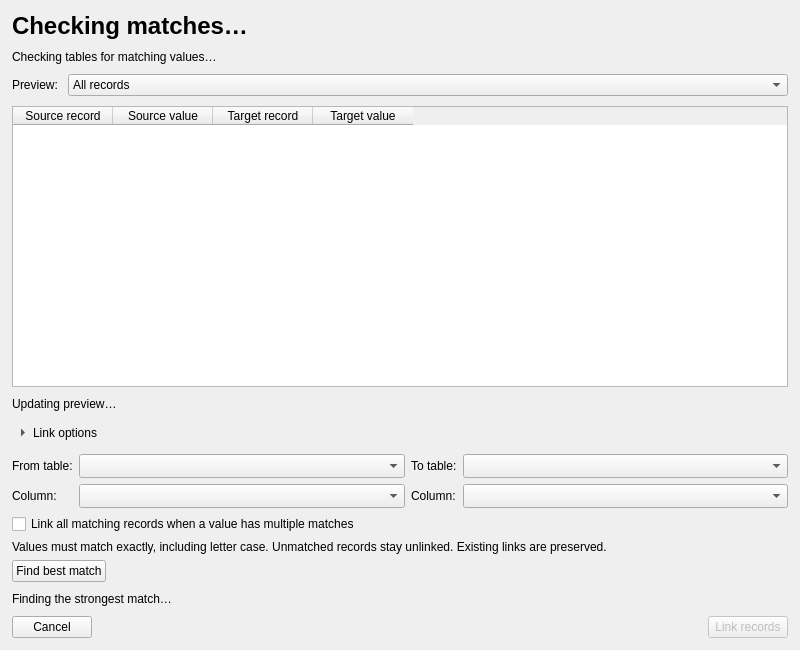
<?xml version='1.0' encoding='UTF-8'?>
<ui version="4.0">
 <class>dialog_link_tables</class>
 <widget class="QDialog" name="dialog_link_tables">
  <property name="geometry">
   <rect>
    <x>0</x>
    <y>0</y>
    <width>800</width>
    <height>650</height>
   </rect>
  </property>
  <property name="minimumSize">
   <size>
    <width>620</width>
    <height>600</height>
   </size>
  </property>
  <property name="windowTitle">
   <string>Link tables</string>
  </property>
  <property name="surfaceRole" stdset="0">
   <string>panel</string>
  </property>
  <layout class="QVBoxLayout" name="layout_link_tables" stretch="0,0,0,1,0,0,0,0,0">
   <property name="spacing">
    <number>10</number>
   </property>
   <property name="leftMargin">
    <number>12</number>
   </property>
   <property name="topMargin">
    <number>12</number>
   </property>
   <property name="rightMargin">
    <number>12</number>
   </property>
   <property name="bottomMargin">
    <number>12</number>
   </property>
   <item>
    <widget class="QLabel" name="label_match_coverage">
     <property name="font">
      <font>
       <pointsize>18</pointsize>
       <bold>true</bold>
      </font>
     </property>
     <property name="text">
      <string>Checking matches…</string>
     </property>
     <property name="wordWrap">
      <bool>true</bool>
     </property>
    </widget>
   </item>
   <item>
    <widget class="QLabel" name="label_match_summary">
     <property name="text">
      <string>Checking tables for matching values…</string>
     </property>
     <property name="textFormat">
      <enum>Qt::TextFormat::PlainText</enum>
     </property>
     <property name="wordWrap">
      <bool>true</bool>
     </property>
     <property name="textInteractionFlags">
      <set>Qt::TextInteractionFlag::TextSelectableByMouse</set>
     </property>
    </widget>
   </item>
   <item>
    <layout class="QHBoxLayout" name="layout_preview_filter" stretch="0,1">
     <item>
      <widget class="QLabel" name="label_preview_filter">
       <property name="text">
        <string>Preview:</string>
       </property>
       <property name="buddy">
        <cstring>combo_preview_filter</cstring>
       </property>
      </widget>
     </item>
     <item>
      <widget class="QComboBox" name="combo_preview_filter">
       <property name="accessibleName">
        <string>Preview records</string>
       </property>
       <item>
        <property name="text">
         <string>All records</string>
        </property>
       </item>
       <item>
        <property name="text">
         <string>Unmatched</string>
        </property>
       </item>
       <item>
        <property name="text">
         <string>Multiple matches</string>
        </property>
       </item>
      </widget>
     </item>
    </layout>
   </item>
   <item>
    <widget class="QTableWidget" name="table_match_preview">
     <property name="minimumSize">
      <size>
       <width>0</width>
       <height>160</height>
      </size>
     </property>
     <property name="editTriggers">
      <set>QAbstractItemView::EditTrigger::NoEditTriggers</set>
     </property>
     <property name="alternatingRowColors">
      <bool>true</bool>
     </property>
     <property name="selectionBehavior">
      <enum>QAbstractItemView::SelectionBehavior::SelectRows</enum>
     </property>
     <property name="gridRole" stdset="0">
      <string>subtle</string>
     </property>
     <column>
      <property name="text">
       <string>Source record</string>
      </property>
     </column>
     <column>
      <property name="text">
       <string>Source value</string>
      </property>
     </column>
     <column>
      <property name="text">
       <string>Target record</string>
      </property>
     </column>
     <column>
      <property name="text">
       <string>Target value</string>
      </property>
     </column>
    </widget>
   </item>
   <item>
    <widget class="QLabel" name="label_preview_count">
     <property name="text">
      <string>Updating preview…</string>
     </property>
    </widget>
   </item>
   <item>
    <widget class="QToolButton" name="button_link_options">
     <property name="text">
      <string>Link options</string>
     </property>
     <property name="checkable">
      <bool>true</bool>
     </property>
     <property name="toolButtonStyle">
      <enum>Qt::ToolButtonStyle::ToolButtonTextBesideIcon</enum>
     </property>
     <property name="autoRaise">
      <bool>true</bool>
     </property>
     <property name="arrowType">
      <enum>Qt::ArrowType::RightArrow</enum>
     </property>
    </widget>
   </item>
   <item>
    <widget class="QWidget" name="panel_link_options">
     <property name="visible">
      <bool>false</bool>
     </property>
     <layout class="QVBoxLayout" name="layout_link_options">
      <property name="leftMargin">
       <number>0</number>
      </property>
      <property name="topMargin">
       <number>0</number>
      </property>
      <property name="rightMargin">
       <number>0</number>
      </property>
      <property name="bottomMargin">
       <number>0</number>
      </property>
      <item>
       <layout class="QGridLayout" name="layout_matching" columnstretch="0,1,0,1">
        <item row="0" column="0">
         <widget class="QLabel" name="label_source_table">
          <property name="text">
           <string>From table:</string>
          </property>
          <property name="buddy">
           <cstring>combo_source_table</cstring>
          </property>
         </widget>
        </item>
        <item row="0" column="1">
         <widget class="QComboBox" name="combo_source_table">
          <property name="sizeAdjustPolicy">
           <enum>QComboBox::SizeAdjustPolicy::AdjustToMinimumContentsLengthWithIcon</enum>
          </property>
          <property name="minimumContentsLength">
           <number>14</number>
          </property>
         </widget>
        </item>
        <item row="0" column="2">
         <widget class="QLabel" name="label_target_table">
          <property name="text">
           <string>To table:</string>
          </property>
          <property name="buddy">
           <cstring>combo_target_table</cstring>
          </property>
         </widget>
        </item>
        <item row="0" column="3">
         <widget class="QComboBox" name="combo_target_table">
          <property name="sizeAdjustPolicy">
           <enum>QComboBox::SizeAdjustPolicy::AdjustToMinimumContentsLengthWithIcon</enum>
          </property>
          <property name="minimumContentsLength">
           <number>14</number>
          </property>
         </widget>
        </item>
        <item row="1" column="0">
         <widget class="QLabel" name="label_source_column">
          <property name="text">
           <string>Column:</string>
          </property>
          <property name="buddy">
           <cstring>combo_source_column</cstring>
          </property>
         </widget>
        </item>
        <item row="1" column="1">
         <widget class="QComboBox" name="combo_source_column">
          <property name="accessibleName">
           <string>Column in source table</string>
          </property>
          <property name="sizeAdjustPolicy">
           <enum>QComboBox::SizeAdjustPolicy::AdjustToMinimumContentsLengthWithIcon</enum>
          </property>
          <property name="minimumContentsLength">
           <number>14</number>
          </property>
         </widget>
        </item>
        <item row="1" column="2">
         <widget class="QLabel" name="label_target_column">
          <property name="text">
           <string>Column:</string>
          </property>
          <property name="buddy">
           <cstring>combo_target_column</cstring>
          </property>
         </widget>
        </item>
        <item row="1" column="3">
         <widget class="QComboBox" name="combo_target_column">
          <property name="accessibleName">
           <string>Column in target table</string>
          </property>
          <property name="sizeAdjustPolicy">
           <enum>QComboBox::SizeAdjustPolicy::AdjustToMinimumContentsLengthWithIcon</enum>
          </property>
          <property name="minimumContentsLength">
           <number>14</number>
          </property>
         </widget>
        </item>
       </layout>
      </item>
      <item>
       <widget class="QCheckBox" name="check_accept_multiple">
        <property name="text">
         <string>Link all matching records when a value has multiple matches</string>
        </property>
       </widget>
      </item>
      <item>
       <widget class="QLabel" name="label_matching_rules">
        <property name="text">
         <string>Values must match exactly, including letter case. Unmatched records stay unlinked. Existing links are preserved.</string>
        </property>
        <property name="wordWrap">
         <bool>true</bool>
        </property>
       </widget>
      </item>
      <item alignment="Qt::AlignmentFlag::AlignLeft">
       <widget class="QPushButton" name="button_detect_match">
        <property name="toolTip">
         <string>Check both linking directions for the originally selected table.</string>
        </property>
        <property name="text">
         <string>Find best match</string>
        </property>
        <property name="autoDefault">
         <bool>false</bool>
        </property>
       </widget>
      </item>
     </layout>
    </widget>
   </item>
   <item>
    <widget class="QLabel" name="label_preview_status">
     <property name="text">
      <string>Finding the strongest match…</string>
     </property>
     <property name="textFormat">
      <enum>Qt::TextFormat::PlainText</enum>
     </property>
     <property name="wordWrap">
      <bool>true</bool>
     </property>
    </widget>
   </item>
   <item>
    <layout class="QHBoxLayout" name="layout_actions">
     <item>
      <widget class="QPushButton" name="button_cancel">
       <property name="text">
        <string>Cancel</string>
       </property>
       <property name="autoDefault">
        <bool>false</bool>
       </property>
      </widget>
     </item>
     <item>
      <spacer name="spacer_actions">
       <property name="orientation">
        <enum>Qt::Orientation::Horizontal</enum>
       </property>
       <property name="sizeHint" stdset="0">
        <size>
         <width>20</width>
         <height>20</height>
        </size>
       </property>
      </spacer>
     </item>
     <item>
      <widget class="QPushButton" name="button_link">
       <property name="enabled">
        <bool>false</bool>
       </property>
       <property name="text">
        <string>Link records</string>
       </property>
       <property name="default">
        <bool>true</bool>
       </property>
      </widget>
     </item>
    </layout>
   </item>
  </layout>
 </widget>
 <tabstops>
  <tabstop>combo_preview_filter</tabstop>
  <tabstop>table_match_preview</tabstop>
  <tabstop>button_link_options</tabstop>
  <tabstop>combo_source_table</tabstop>
  <tabstop>combo_source_column</tabstop>
  <tabstop>combo_target_table</tabstop>
  <tabstop>combo_target_column</tabstop>
  <tabstop>check_accept_multiple</tabstop>
  <tabstop>button_detect_match</tabstop>
  <tabstop>button_cancel</tabstop>
  <tabstop>button_link</tabstop>
 </tabstops>
 <resources />
 <connections />
</ui>
